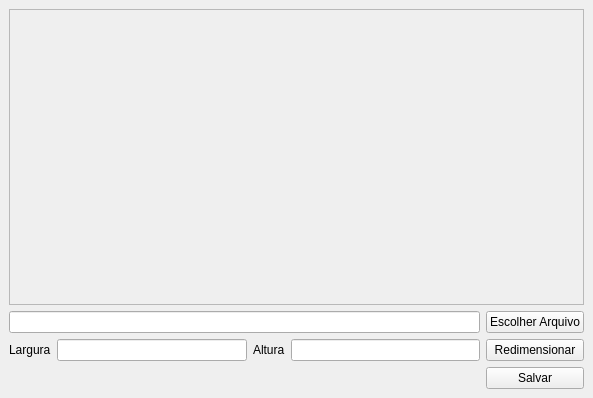
<?xml version="1.0" encoding="UTF-8"?>
<ui version="4.0">
 <class>MainWindow</class>
 <widget class="QMainWindow" name="MainWindow">
  <property name="geometry">
   <rect>
    <x>0</x>
    <y>0</y>
    <width>593</width>
    <height>398</height>
   </rect>
  </property>
  <property name="windowTitle">
   <string>Redimensionar Imagem</string>
  </property>
  <widget class="QWidget" name="centralwidget">
   <layout class="QGridLayout" name="gridLayout">
    <item row="2" column="3">
     <widget class="QLineEdit" name="inputAltura"/>
    </item>
    <item row="2" column="4">
     <widget class="QPushButton" name="btnRedimensionar">
      <property name="text">
       <string>Redimensionar</string>
      </property>
     </widget>
    </item>
    <item row="2" column="2">
     <widget class="QLabel" name="label_2">
      <property name="text">
       <string>Altura</string>
      </property>
     </widget>
    </item>
    <item row="2" column="1">
     <widget class="QLineEdit" name="inputLargura"/>
    </item>
    <item row="2" column="0">
     <widget class="QLabel" name="label">
      <property name="text">
       <string>Largura</string>
      </property>
     </widget>
    </item>
    <item row="3" column="4">
     <widget class="QPushButton" name="btnSalvar">
      <property name="text">
       <string>Salvar</string>
      </property>
     </widget>
    </item>
    <item row="0" column="0" colspan="5">
     <widget class="QScrollArea" name="scrollArea">
      <property name="widgetResizable">
       <bool>true</bool>
      </property>
      <widget class="QWidget" name="scrollAreaWidgetContents">
       <property name="geometry">
        <rect>
         <x>0</x>
         <y>0</y>
         <width>573</width>
         <height>291</height>
        </rect>
       </property>
       <layout class="QGridLayout" name="gridLayout_2">
        <item row="0" column="0">
         <widget class="QLabel" name="labelImg">
          <property name="text">
           <string/>
          </property>
         </widget>
        </item>
       </layout>
      </widget>
     </widget>
    </item>
    <item row="1" column="4">
     <widget class="QPushButton" name="btnEscolherArquivo">
      <property name="text">
       <string>Escolher Arquivo</string>
      </property>
     </widget>
    </item>
    <item row="1" column="0" colspan="4">
     <widget class="QLineEdit" name="inputAbrirArquivo"/>
    </item>
   </layout>
  </widget>
 </widget>
 <resources/>
 <connections/>
</ui>
